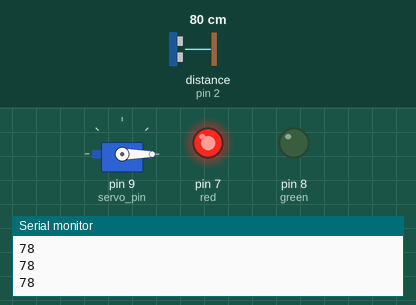
Simulated run of this sketch. Board: Arduino Uno, built with avr-gcc and run on an emulated ATmega328P. Shown: servo, output pins drawn as LEDs (lit = HIGH), the last lines printed to the serial monitor. Wiring (inferred from the names in the program): ultrasonic range finder: trigger pin 3; echo pin 2. The test bench sets the inputs (shaded band); at power-on: distance to the obstacle (sensor on pin 2) 80 cm. The echo pulse lasts 58.3 µs per cm; pins used as bus, display or sensor lines are not drawn.

Above: at 1.2 s.
1.3 s: distance to the obstacle (sensor on pin 2) set to 22 cm
2.8 s: distance to the obstacle (sensor on pin 2) set to 18 cm
At 4.0 s:
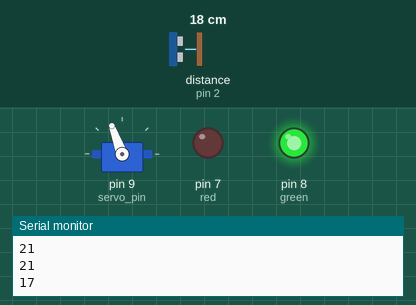
4.3 s: distance to the obstacle (sensor on pin 2) set to 35 cm
At 5.2 s:
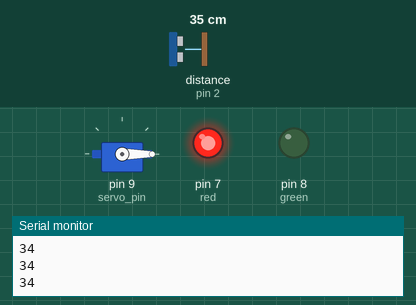
5.8 s: distance to the obstacle (sensor on pin 2) set to 2 cm
At 6.2 s:
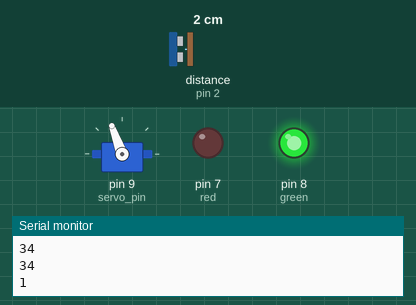
Timing chart, 0 to 8.3 s (numbered marks = the images above; inputs shaded):
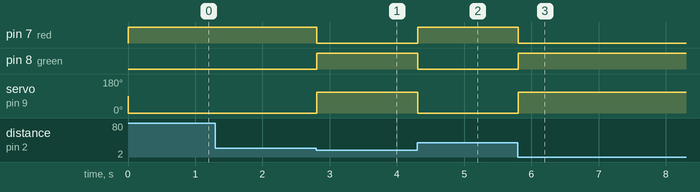

Measured:
- the behaviour switches between 21 and 20 cm on distance to the obstacle (sensor on pin 2) (found by bisection; images 0 and 1)
- after the input at 2.8 s, pin 7 (red): HIGH → LOW at once; pin 8 (green): LOW → HIGH at once; servo on pin 9 (servo_pin): 0° → 110° at once
- after the input at 4.3 s, pin 7 (red): LOW → HIGH at once; pin 8 (green): HIGH → LOW at once; servo on pin 9 (servo_pin): 110° → 0° at once
- after the input at 5.8 s, pin 7 (red): HIGH → LOW at once; pin 8 (green): LOW → HIGH at once; servo on pin 9 (servo_pin): 0° → 110° at once

The sketch:

traffic_light_and_servo_bar_and_distance_sensor.ino
```cpp
// 17/03/2023
// traffic_light_and_servo_bar_and_distance_sensor.ino
// every 3 sec, a red LED is on and a servo bar is closed (0 degrees)
// then change, turn off red LED, and green LED and a servo bar is open (110 degress)

#include <Servo.h>

const int servo_pin = 9;
Servo servo;

const int red = 7;
const int green = 8;
const int trig = 3;
const int echo = 2;

const int cm_to_open_bar = 20;

void setup() {
  // put your setup code here, to run once:
  pinMode(red, OUTPUT);
  pinMode(green, OUTPUT);
  servo.attach(servo_pin);
  pinMode(trig, OUTPUT);
  pinMode(echo, INPUT);
  Serial.begin(9600);
}

void loop() {
  // Calculate distance
  int duration, distance;

  digitalWrite(trig, LOW);
  delayMicroseconds(2);
  digitalWrite(trig, HIGH);
  delayMicroseconds(10);
  digitalWrite(trig, LOW);
  duration = pulseIn(echo, HIGH);
  distance = (duration * 0.034) / 2;
  Serial.println(distance);


  // check distance from object
  if (distance < cm_to_open_bar) {
    // green light on AND bar (servo) open/ up
    digitalWrite(red, LOW);
    digitalWrite(green, HIGH);
    servo.write(110);
    delay(1500);
  }
  else{
    // red light on AND bar (servo) closed/ down
    digitalWrite(red, HIGH);
    digitalWrite(green, LOW);
    servo.write(0);
  }


}
```
